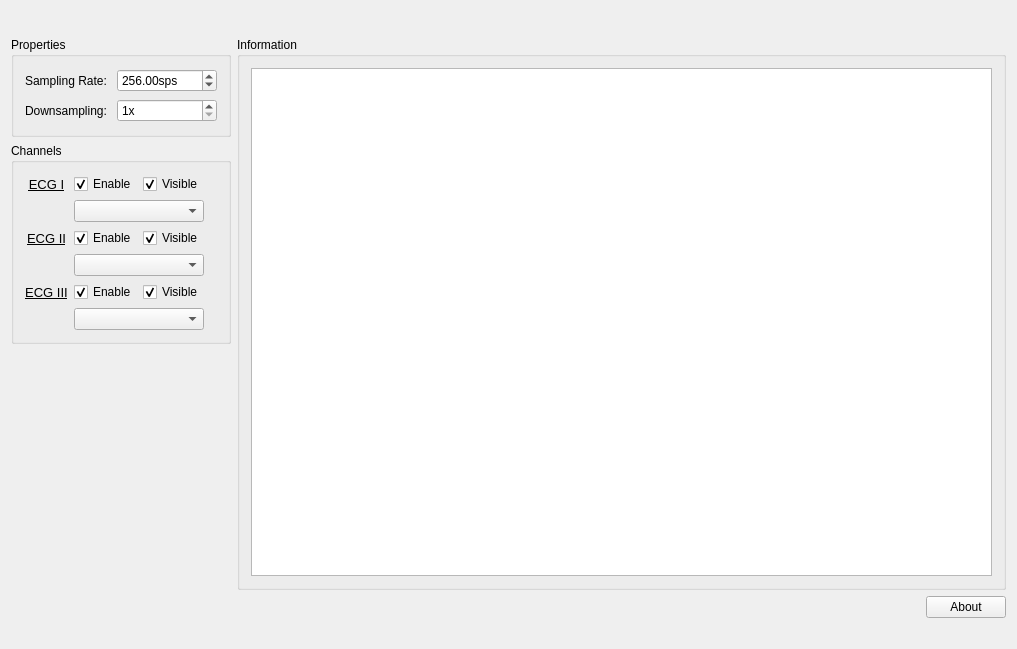
<?xml version="1.0" encoding="UTF-8"?>
<ui version="4.0">
 <class>ECGSetupClass</class>
 <widget class="QWidget" name="ECGSetupClass">
  <property name="geometry">
   <rect>
    <x>0</x>
    <y>0</y>
    <width>1017</width>
    <height>649</height>
   </rect>
  </property>
  <property name="windowTitle">
   <string>ECGSetup</string>
  </property>
  <layout class="QVBoxLayout" name="verticalLayout_2">
   <item>
    <layout class="QGridLayout" name="m_qGridLayout_main">
     <item row="2" column="0">
      <widget class="QGroupBox" name="m_qGroupBox_Channels">
       <property name="sizePolicy">
        <sizepolicy hsizetype="Preferred" vsizetype="Minimum">
         <horstretch>0</horstretch>
         <verstretch>0</verstretch>
        </sizepolicy>
       </property>
       <property name="minimumSize">
        <size>
         <width>0</width>
         <height>200</height>
        </size>
       </property>
       <property name="title">
        <string>Channels</string>
       </property>
       <layout class="QGridLayout" name="m_qGridLayout_Channels">
        <item row="0" column="3">
         <widget class="QCheckBox" name="m_qCheckBox_Channel_Visible_1">
          <property name="text">
           <string>Visible</string>
          </property>
          <property name="checked">
           <bool>true</bool>
          </property>
         </widget>
        </item>
        <item row="1" column="2" colspan="2">
         <widget class="QComboBox" name="m_qComboBox_Channel_1"/>
        </item>
        <item row="2" column="0" colspan="2">
         <widget class="QLabel" name="m_qLabel_Channel_2">
          <property name="font">
           <font>
            <pointsize>10</pointsize>
            <underline>true</underline>
           </font>
          </property>
          <property name="text">
           <string>ECG II</string>
          </property>
          <property name="alignment">
           <set>Qt::AlignCenter</set>
          </property>
         </widget>
        </item>
        <item row="2" column="2">
         <widget class="QCheckBox" name="m_qCheckBox_Channel_Enable_2">
          <property name="text">
           <string>Enable</string>
          </property>
          <property name="checked">
           <bool>true</bool>
          </property>
         </widget>
        </item>
        <item row="2" column="3" colspan="2">
         <widget class="QCheckBox" name="m_qCheckBox_Channel_Visible_2">
          <property name="text">
           <string>Visible</string>
          </property>
          <property name="checked">
           <bool>true</bool>
          </property>
         </widget>
        </item>
        <item row="3" column="2" colspan="2">
         <widget class="QComboBox" name="m_qComboBox_Channel_2"/>
        </item>
        <item row="4" column="0" colspan="2">
         <widget class="QLabel" name="m_qLabel_Channel_3">
          <property name="font">
           <font>
            <pointsize>10</pointsize>
            <underline>true</underline>
           </font>
          </property>
          <property name="text">
           <string>ECG III</string>
          </property>
          <property name="alignment">
           <set>Qt::AlignCenter</set>
          </property>
         </widget>
        </item>
        <item row="4" column="2">
         <widget class="QCheckBox" name="m_qCheckBox_Channel_Enable_3">
          <property name="text">
           <string>Enable</string>
          </property>
          <property name="checked">
           <bool>true</bool>
          </property>
         </widget>
        </item>
        <item row="5" column="2" colspan="2">
         <widget class="QComboBox" name="m_qComboBox_Channel_3"/>
        </item>
        <item row="0" column="2">
         <widget class="QCheckBox" name="m_qCheckBox_Channel_Enable_1">
          <property name="layoutDirection">
           <enum>Qt::LeftToRight</enum>
          </property>
          <property name="text">
           <string>Enable</string>
          </property>
          <property name="checked">
           <bool>true</bool>
          </property>
         </widget>
        </item>
        <item row="4" column="3">
         <widget class="QCheckBox" name="m_qCheckBox_Channel_Visible_3">
          <property name="text">
           <string>Visible</string>
          </property>
          <property name="checked">
           <bool>true</bool>
          </property>
         </widget>
        </item>
        <item row="0" column="0" colspan="2">
         <widget class="QLabel" name="m_qLabel_Channel_1">
          <property name="enabled">
           <bool>true</bool>
          </property>
          <property name="font">
           <font>
            <pointsize>10</pointsize>
            <underline>true</underline>
           </font>
          </property>
          <property name="text">
           <string>ECG I</string>
          </property>
          <property name="alignment">
           <set>Qt::AlignCenter</set>
          </property>
         </widget>
        </item>
       </layout>
      </widget>
     </item>
     <item row="3" column="0">
      <spacer name="m_qVerticalSpacer_LeftRow">
       <property name="orientation">
        <enum>Qt::Vertical</enum>
       </property>
       <property name="sizeHint" stdset="0">
        <size>
         <width>20</width>
         <height>40</height>
        </size>
       </property>
      </spacer>
     </item>
     <item row="1" column="0">
      <widget class="QGroupBox" name="m_qGroupBox_Properties">
       <property name="sizePolicy">
        <sizepolicy hsizetype="Minimum" vsizetype="Preferred">
         <horstretch>0</horstretch>
         <verstretch>0</verstretch>
        </sizepolicy>
       </property>
       <property name="minimumSize">
        <size>
         <width>0</width>
         <height>100</height>
        </size>
       </property>
       <property name="title">
        <string>Properties</string>
       </property>
       <property name="flat">
        <bool>false</bool>
       </property>
       <layout class="QGridLayout" name="m_qGridLayout_Properties">
        <item row="0" column="0">
         <widget class="QLabel" name="m_qLabel_SamplingRate">
          <property name="layoutDirection">
           <enum>Qt::LeftToRight</enum>
          </property>
          <property name="text">
           <string>Sampling Rate:</string>
          </property>
         </widget>
        </item>
        <item row="0" column="1">
         <widget class="QDoubleSpinBox" name="m_qDoubleSpinBox_SamplingRate">
          <property name="sizePolicy">
           <sizepolicy hsizetype="Minimum" vsizetype="Fixed">
            <horstretch>0</horstretch>
            <verstretch>0</verstretch>
           </sizepolicy>
          </property>
          <property name="minimumSize">
           <size>
            <width>100</width>
            <height>0</height>
           </size>
          </property>
          <property name="suffix">
           <string>sps</string>
          </property>
          <property name="minimum">
           <double>1.000000000000000</double>
          </property>
          <property name="maximum">
           <double>2048.000000000000000</double>
          </property>
          <property name="value">
           <double>256.000000000000000</double>
          </property>
         </widget>
        </item>
        <item row="1" column="0">
         <widget class="QLabel" name="m_qLabel_Downsampling">
          <property name="text">
           <string>Downsampling: </string>
          </property>
         </widget>
        </item>
        <item row="1" column="1">
         <widget class="QSpinBox" name="m_qSpinBox_Downsampling">
          <property name="sizePolicy">
           <sizepolicy hsizetype="Minimum" vsizetype="Fixed">
            <horstretch>0</horstretch>
            <verstretch>0</verstretch>
           </sizepolicy>
          </property>
          <property name="suffix">
           <string>x</string>
          </property>
          <property name="minimum">
           <number>1</number>
          </property>
          <property name="maximum">
           <number>10</number>
          </property>
         </widget>
        </item>
       </layout>
      </widget>
     </item>
     <item row="0" column="2" colspan="2">
      <widget class="QLabel" name="m_qLabelECGSimulatorImage">
       <property name="text">
        <string/>
       </property>
       <property name="pixmap">
        <pixmap resource="../ecgsimulator.qrc">:/images/ecgsimulator.png</pixmap>
       </property>
      </widget>
     </item>
     <item row="4" column="1" colspan="2">
      <spacer name="m_qHorizontalSpacer_About">
       <property name="orientation">
        <enum>Qt::Horizontal</enum>
       </property>
       <property name="sizeHint" stdset="0">
        <size>
         <width>40</width>
         <height>20</height>
        </size>
       </property>
      </spacer>
     </item>
     <item row="4" column="3">
      <widget class="QPushButton" name="m_qPushButton_About">
       <property name="text">
        <string>About</string>
       </property>
      </widget>
     </item>
     <item row="1" column="1" rowspan="3" colspan="3">
      <widget class="QGroupBox" name="m_qGroupBox_Information">
       <property name="title">
        <string>Information</string>
       </property>
       <layout class="QGridLayout" name="m_qGridLayout_Information">
        <item row="0" column="0" colspan="2">
         <widget class="QTextBrowser" name="m_qTextBrowser_Information"/>
        </item>
       </layout>
      </widget>
     </item>
     <item row="0" column="1">
      <spacer name="m_qHorizontalSpacerTitle">
       <property name="orientation">
        <enum>Qt::Horizontal</enum>
       </property>
       <property name="sizeHint" stdset="0">
        <size>
         <width>40</width>
         <height>20</height>
        </size>
       </property>
      </spacer>
     </item>
    </layout>
   </item>
   <item>
    <spacer name="m_qVerticalSpacer_Headline">
     <property name="orientation">
      <enum>Qt::Vertical</enum>
     </property>
     <property name="sizeType">
      <enum>QSizePolicy::Fixed</enum>
     </property>
     <property name="sizeHint" stdset="0">
      <size>
       <width>20</width>
       <height>20</height>
      </size>
     </property>
    </spacer>
   </item>
  </layout>
 </widget>
 <layoutdefault spacing="6" margin="11"/>
 <resources>
  <include location="../ecgsimulator.qrc"/>
 </resources>
 <connections/>
</ui>
